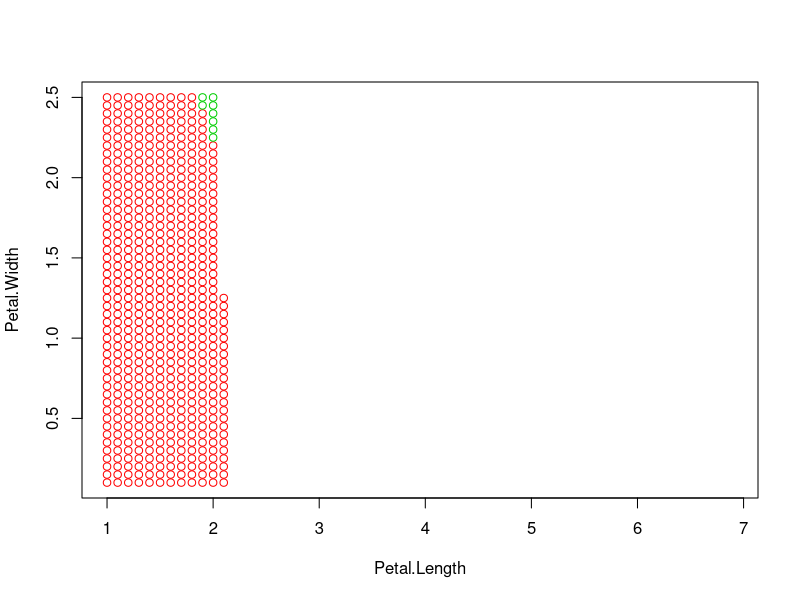

Source code (R): (Note: a time limit stopped this script after it produced the figure.)
euclideanDistance <- function(a, b)
{
  sqrt(sum((a - b)^2))
}

KNN <- function(yl , point_to_classify, k , metric = euclideanDistance){
  distances <- c()
  for(i in 1:nrow(yl)){
    distances[i] <- metric(yl[i , 1:length(yl) - 1] , point_to_classify)
  }
  yl <- cbind(yl , distances)
  ordered_dist_array <- yl[order(distances),]
  k_arr <- ordered_dist_array[1:k , 3]
  class_iris <- table(k_arr) 
  return(names(which.max(class_iris)))
}



point_to_classify <- c(1, 4)
x_sign <- iris[ ,3]
y_sign <- iris[ ,4]
class_of_sign <- iris[ ,5]
test_table_class <- data.frame(x_sign , y_sign , class_of_sign)
k <- 7

to_classify <- KNN(test_table_class , point_to_classify, k)

plot(NULL, NULL, type = "l", xlim = c(min(iris[, 3]), max(iris[, 3])), ylim = c(min(iris[, 4]), max(iris[, 4])), xlab = 'Petal.Length', ylab = 'Petal.Width')

colors <- c("setosa" = "red", "versicolor" = "green3",
            "virginica" = "blue")
col3 <- seq(from = min(iris[, 3]), to = max(iris[, 3]), by = 0.1) 
col4 <- seq(from = min(iris[, 4]), to = max(iris[, 4]), by = 0.05) 
for(i in col3){
  for(l in col4){
    z <- c(i, l)
    xl <- iris[, 3:5]
    class <- KNN(xl, z, k)
    points(z[1], z[2], pch = 21, bg = "white", col = colors[class])
  }
};

points(iris[, 3:4], pch = 21, bg = colors[iris$Species], col
       
       
       = colors[iris$Species], asp = 1)
